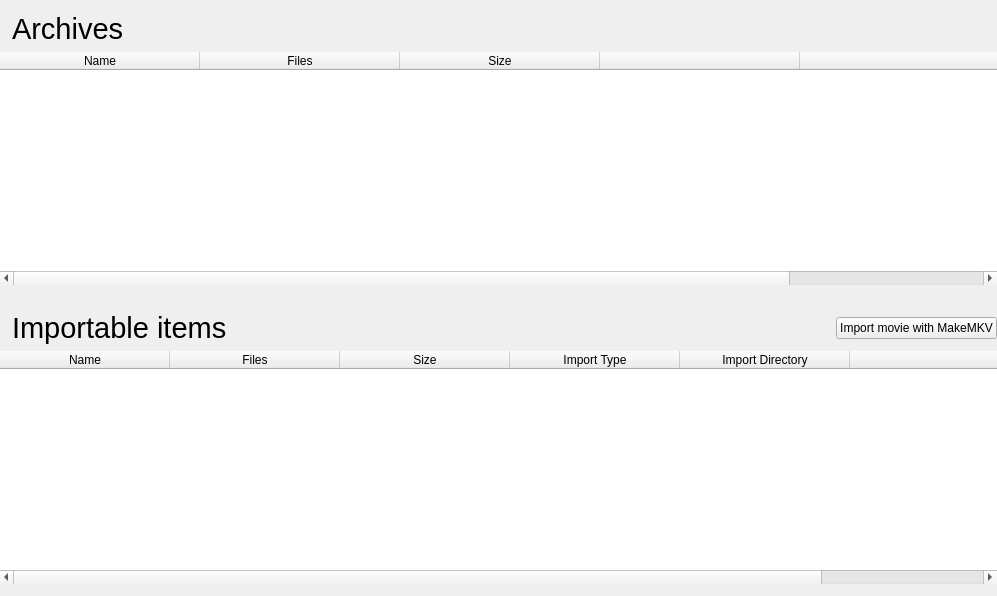
<?xml version="1.0" encoding="UTF-8"?>
<ui version="4.0">
 <class>DownloadsWidget</class>
 <widget class="QWidget" name="DownloadsWidget">
  <property name="geometry">
   <rect>
    <x>0</x>
    <y>0</y>
    <width>997</width>
    <height>596</height>
   </rect>
  </property>
  <layout class="QVBoxLayout" name="verticalLayout">
   <property name="leftMargin">
    <number>0</number>
   </property>
   <property name="topMargin">
    <number>0</number>
   </property>
   <property name="rightMargin">
    <number>0</number>
   </property>
   <property name="bottomMargin">
    <number>0</number>
   </property>
   <item>
    <widget class="QWidget" name="widget" native="true">
     <layout class="QVBoxLayout" name="verticalLayout_2">
      <property name="leftMargin">
       <number>0</number>
      </property>
      <property name="topMargin">
       <number>12</number>
      </property>
      <property name="rightMargin">
       <number>0</number>
      </property>
      <property name="bottomMargin">
       <number>12</number>
      </property>
      <item>
       <widget class="QLabel" name="labelArchives">
        <property name="font">
         <font>
          <family>Helvetica Neue</family>
          <pointsize>22</pointsize>
         </font>
        </property>
        <property name="text">
         <string>Archives</string>
        </property>
        <property name="indent">
         <number>12</number>
        </property>
       </widget>
      </item>
      <item>
       <widget class="QTableWidget" name="tablePackages">
        <property name="frameShape">
         <enum>QFrame::NoFrame</enum>
        </property>
        <property name="editTriggers">
         <set>QAbstractItemView::NoEditTriggers</set>
        </property>
        <property name="alternatingRowColors">
         <bool>true</bool>
        </property>
        <property name="selectionMode">
         <enum>QAbstractItemView::SingleSelection</enum>
        </property>
        <property name="selectionBehavior">
         <enum>QAbstractItemView::SelectRows</enum>
        </property>
        <property name="showGrid">
         <bool>false</bool>
        </property>
        <property name="sortingEnabled">
         <bool>true</bool>
        </property>
        <attribute name="horizontalHeaderVisible">
         <bool>true</bool>
        </attribute>
        <attribute name="horizontalHeaderDefaultSectionSize">
         <number>200</number>
        </attribute>
        <attribute name="verticalHeaderVisible">
         <bool>false</bool>
        </attribute>
        <column>
         <property name="text">
          <string>Name</string>
         </property>
        </column>
        <column>
         <property name="text">
          <string>Files</string>
         </property>
        </column>
        <column>
         <property name="text">
          <string>Size</string>
         </property>
        </column>
        <column>
         <property name="text">
          <string/>
         </property>
        </column>
        <column>
         <property name="text">
          <string/>
         </property>
        </column>
       </widget>
      </item>
      <item>
       <spacer name="verticalSpacer">
        <property name="orientation">
         <enum>Qt::Vertical</enum>
        </property>
        <property name="sizeType">
         <enum>QSizePolicy::Fixed</enum>
        </property>
        <property name="sizeHint" stdset="0">
         <size>
          <width>20</width>
          <height>20</height>
         </size>
        </property>
       </spacer>
      </item>
      <item>
       <layout class="QHBoxLayout" name="horizontalLayout_2">
        <item>
         <widget class="QLabel" name="labelImportable">
          <property name="font">
           <font>
            <family>Helvetica Neue</family>
            <pointsize>22</pointsize>
           </font>
          </property>
          <property name="text">
           <string>Importable items</string>
          </property>
          <property name="indent">
           <number>12</number>
          </property>
         </widget>
        </item>
        <item>
         <spacer name="horizontalSpacer">
          <property name="orientation">
           <enum>Qt::Horizontal</enum>
          </property>
          <property name="sizeHint" stdset="0">
           <size>
            <width>40</width>
            <height>20</height>
           </size>
          </property>
         </spacer>
        </item>
        <item>
         <widget class="QPushButton" name="btnImportMakeMkv">
          <property name="text">
           <string>Import movie with MakeMKV</string>
          </property>
         </widget>
        </item>
       </layout>
      </item>
      <item>
       <widget class="QTableWidget" name="tableImports">
        <property name="frameShape">
         <enum>QFrame::NoFrame</enum>
        </property>
        <property name="editTriggers">
         <set>QAbstractItemView::NoEditTriggers</set>
        </property>
        <property name="alternatingRowColors">
         <bool>true</bool>
        </property>
        <property name="selectionMode">
         <enum>QAbstractItemView::SingleSelection</enum>
        </property>
        <property name="selectionBehavior">
         <enum>QAbstractItemView::SelectRows</enum>
        </property>
        <property name="showGrid">
         <bool>false</bool>
        </property>
        <property name="sortingEnabled">
         <bool>true</bool>
        </property>
        <attribute name="horizontalHeaderVisible">
         <bool>true</bool>
        </attribute>
        <attribute name="horizontalHeaderDefaultSectionSize">
         <number>170</number>
        </attribute>
        <attribute name="verticalHeaderVisible">
         <bool>false</bool>
        </attribute>
        <column>
         <property name="text">
          <string>Name</string>
         </property>
        </column>
        <column>
         <property name="text">
          <string>Files</string>
         </property>
        </column>
        <column>
         <property name="text">
          <string>Size</string>
         </property>
        </column>
        <column>
         <property name="text">
          <string extracomment="(e.g. movie, TV show, concert)">Import Type</string>
         </property>
         <property name="toolTip">
          <string>Type of this file.</string>
         </property>
        </column>
        <column>
         <property name="text">
          <string>Import Directory</string>
         </property>
         <property name="toolTip">
          <string>Where to store the file when importing it.</string>
         </property>
        </column>
        <column>
         <property name="text">
          <string/>
         </property>
        </column>
       </widget>
      </item>
     </layout>
    </widget>
   </item>
  </layout>
 </widget>
 <resources/>
 <connections/>
</ui>
